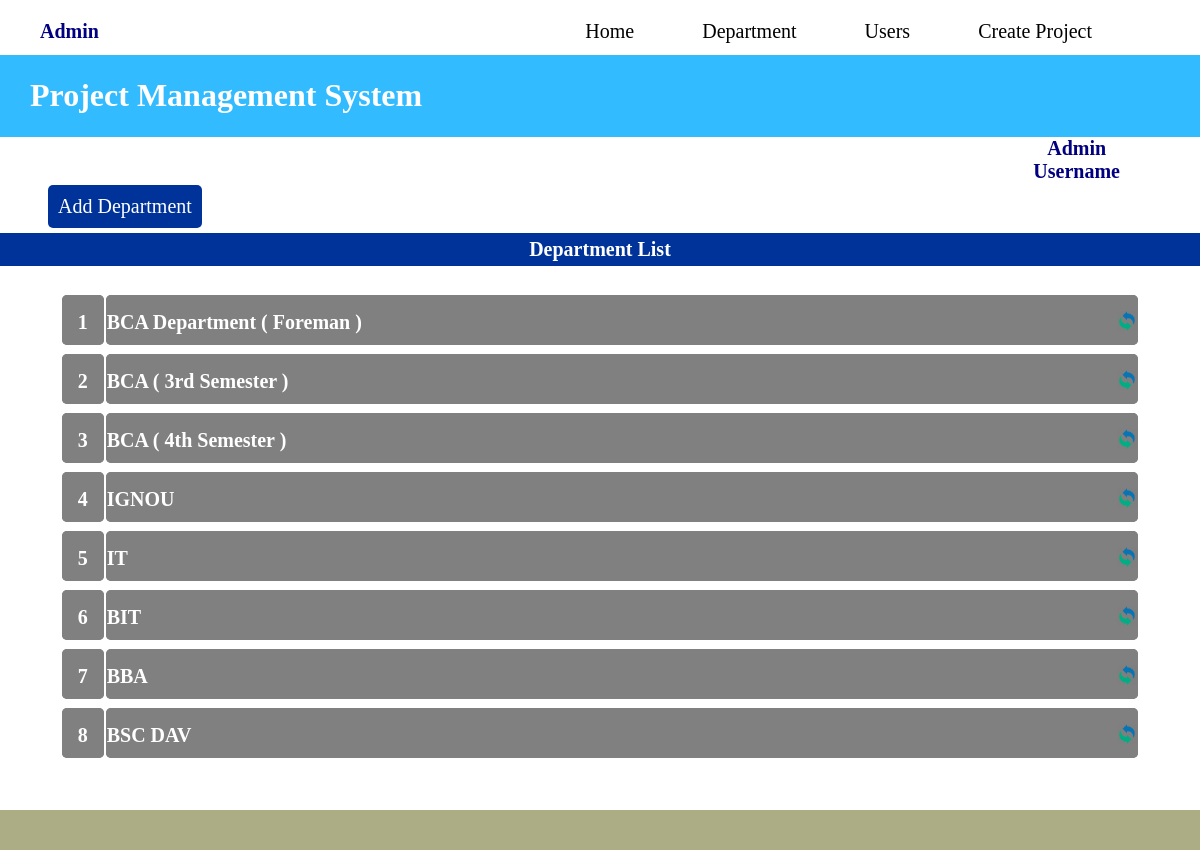
Before: /view/deptlist.php (signed in) with the older database file.
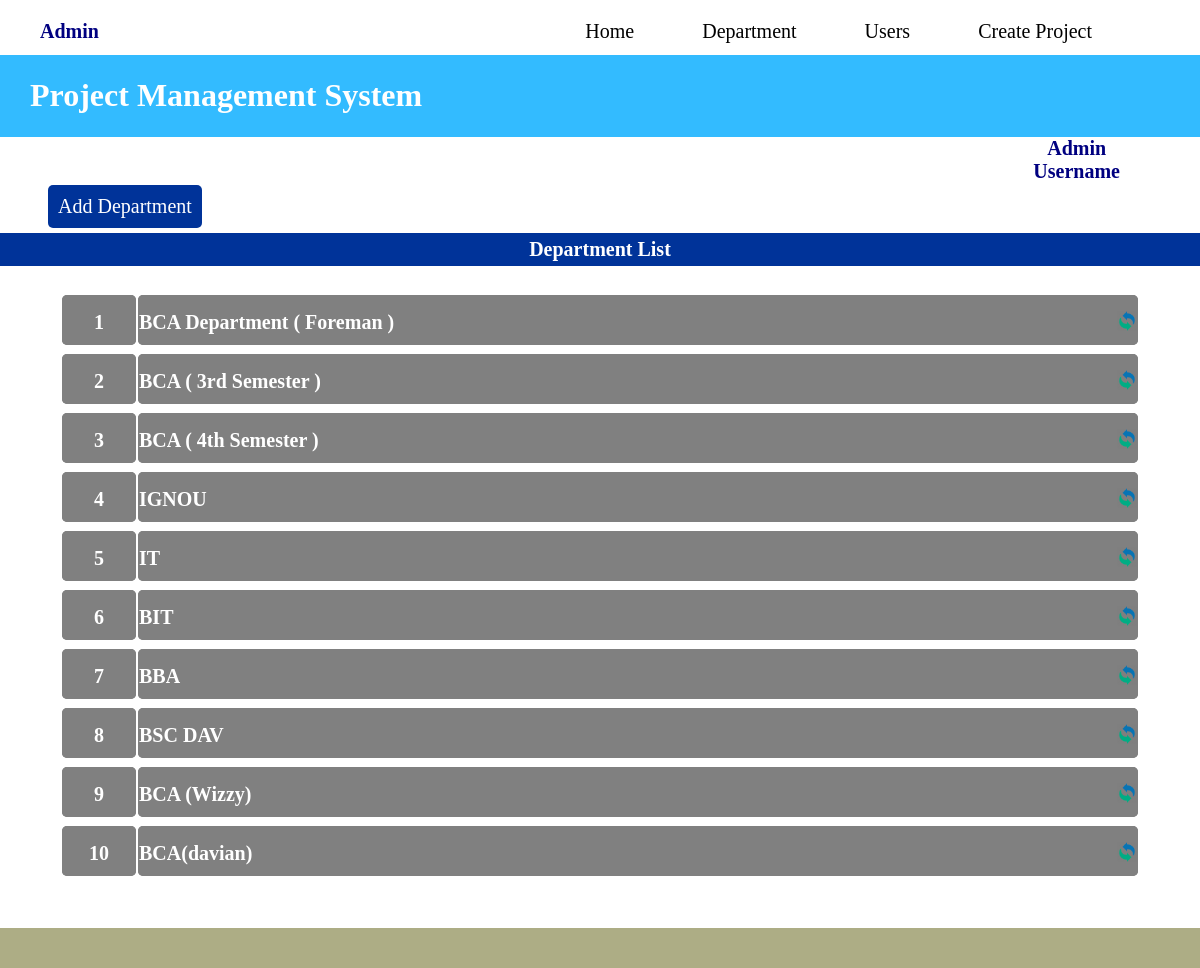
After: the same page with the newer database file.
### tables this page shows
CREATE TABLE `department` (
  `dpt_id` int(11) NOT NULL,
  `department_name` varchar(255) NOT NULL,
  `created_date` timestamp NOT NULL DEFAULT current_timestamp() ON UPDATE current_timestamp()
);

### View/deptlist.php (the view, shortened to what this page needs)
<?php
include '../dbconnect/dbconnect.php';
$userType= $_SESSION["user_type"];
?>
<!DOCTYPE html>
<html lang="en">
<head>
    <link rel="stylesheet" href="../css/interface.css">
    <link rel="stylesheet" href="../css/head_nav.css">
</head>
<body>
<?php
if($userType == "admin" || $userType == "foreman" || $userType == "user")
{?>
    <?php
     include '../interface_nav.php';
    ?>
    <div class="outer">
                    <?php
                    if(!($userType == "user" || $userType == "foreman"))
                    {?>
                    <div class="adduser">
                        <a href="../Create/create_department.php" id="adduser" class="nav_bar">Add Department</a>
                    </div>
                    <?php
                    } ?>
    <center>
        <form action="" method="POST">
        <table>
            <?php
            echo "<table border='0'>";
            echo "<h3>Department List </h3>";
                $id=1;
                $sql = "SELECT * FROM department";
                $result = mysqli_query($conn, $sql);
                if (mysqli_num_rows($result) > 0) {
                    while ($row = mysqli_fetch_assoc($result))
                    {
                        echo "<tr></tr>
                        <tr><th><h4>" . $id . "</h4></th>
                        <th><h2>". $row['department_name'] .
                        "<a href='update_department.php?id=" . $row['dpt_id'] . "'><img src='update.png' alt='Update' title='Update'></a>
                        </a></h2></th> </tr>";
                        $id++;
                    }
                echo "</table>";
                }
                else
                {
                    echo "<h6>No records found.</h6>";
                }
            ?>
        </table>
        </form>
    </center>
        <div class="footer">
        </div>
<?php
}?>
</body>
</html>

Changed rows visible on the page:
added department: department_name "BCA (Wizzy)"
added department: department_name "BCA(davian)"
